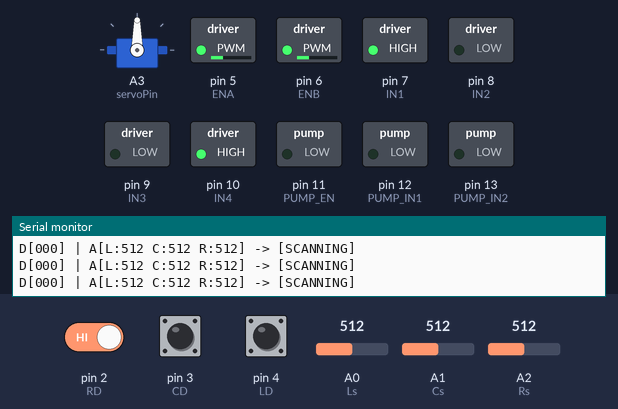
Bench run of a sketch on a simulated Arduino Uno, built with avr-gcc and run on an emulated ATmega328P. Parts: servo, switched loads named in the sketch (green lamp = pin HIGH), the last lines printed to the serial monitor. Dashed ring = blinking. The inputs (shaded band) are chosen by the test bench; at power-on: A0 (Ls) = 512, pin 2 (RD) HIGH, A2 (Rs) = 512, pin 3 (CD) HIGH, pin 4 (LD) HIGH, A1 (Cs) = 512.

Above: at 2.2 s.
2.3 s: A0 (Ls) set to 108
5.3 s: A0 (Ls) set to 91
At 6.8 s:
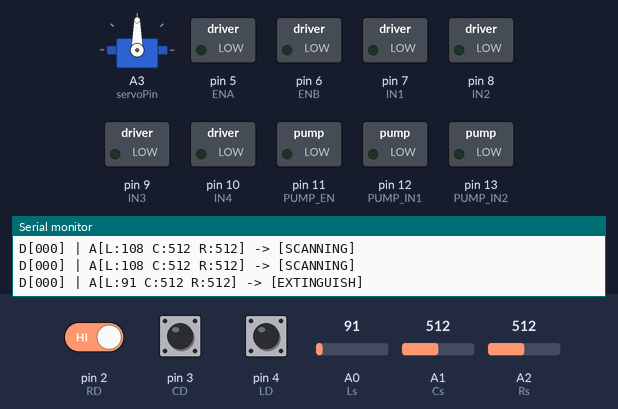
8.3 s: A0 (Ls) set to 110
At 8.9 s:
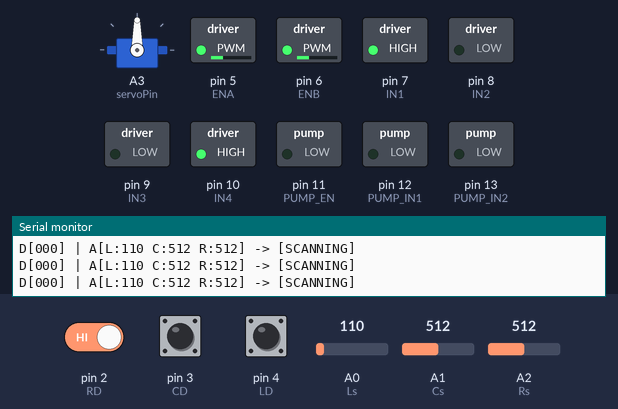
11.3 s: pin 2 (RD) driven LOW
At 12.0 s:
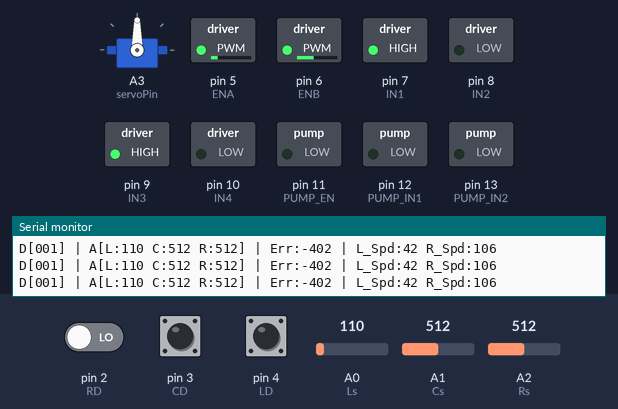
12.9 s: A2 (Rs) set to 716
At 13.4 s:
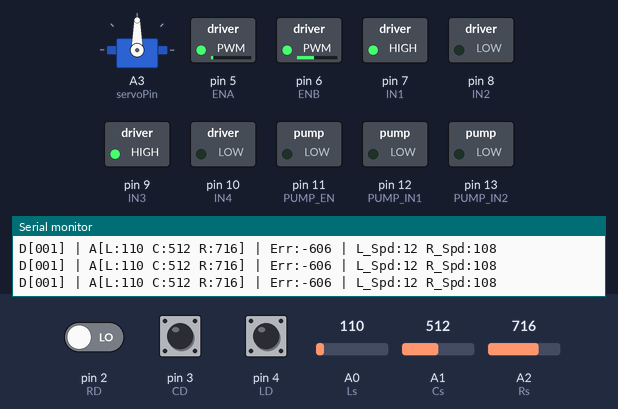
14.5 s: A2 (Rs) set to 900
At 16.1 s:
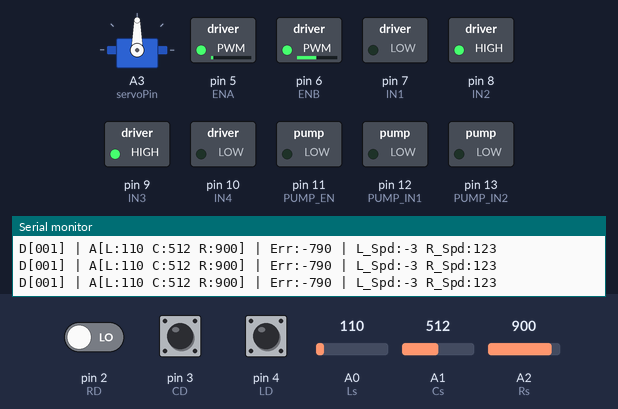
Timing chart, 0 to 17.1 s (numbered marks = the images above; inputs shaded):
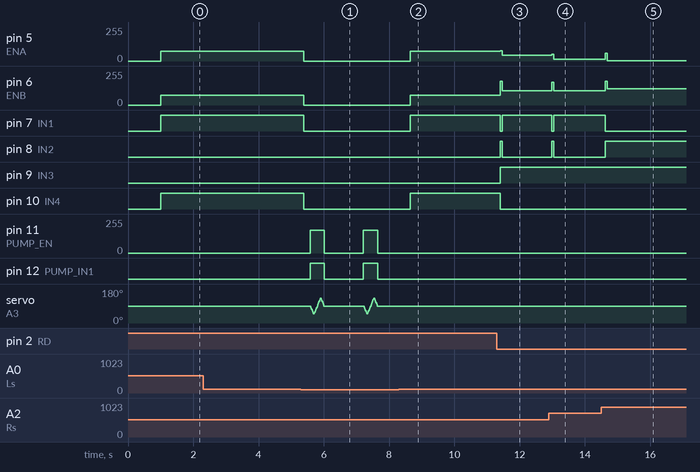

The sketch:

fire_fighting_robot.ino
```cpp
#include <Servo.h>

// ================= PINS =================

// Flame Sensors - ANALOG (For Precision Tracking & Distance)
const int Ls = A0;
const int Cs = A1;
const int Rs = A2;

// Flame Sensors - DIGITAL (For Hardware Noise-Filtering)
const int LD = 4;
const int CD = 3;
const int RD = 2;

// Drive Motors (L298N #1)
const int ENA = 5;
const int ENB = 6;
const int IN1 = 7;
const int IN2 = 8;
const int IN3 = 9;
const int IN4 = 10;

// Water Pump (L298N #2)
const int PUMP_EN  = 11;
const int PUMP_IN1 = 12;
const int PUMP_IN2 = 13;

// Servo Motor
const int servoPin = A3;
Servo waterTurret;

// ================= SETTINGS =================


int stopThreshold = 100;

// Speeds
int baseSpeed = 100;
int scanSpeed = 75;
int maxSpeed  = 180;

// True PID Tuning
float Kp = 0.08;
float Kd = 0.30;
int lastError = 0;

// ================= SETUP =================

void setup() {
  Serial.begin(9600);

  // Digital Sensor Pins (Inputs)
  pinMode(LD, INPUT);
  pinMode(CD, INPUT);
  pinMode(RD, INPUT);

  // Drive Pins
  pinMode(ENA, OUTPUT); pinMode(ENB, OUTPUT);
  pinMode(IN1, OUTPUT); pinMode(IN2, OUTPUT);
  pinMode(IN3, OUTPUT); pinMode(IN4, OUTPUT);

  // Pump Pins
  pinMode(PUMP_EN, OUTPUT);
  pinMode(PUMP_IN1, OUTPUT);
  pinMode(PUMP_IN2, OUTPUT);

  // Servo Setup
  waterTurret.attach(servoPin);
  waterTurret.write(90);

  stopMotors();
  stopPump();

  Serial.println("🔥 HYBRID SYSTEM ");
  delay(1000);
}

// ================= MAIN LOOP =================

void loop() {
  // Read Analog (For Steering & Distance)
  int aL = analogRead(Ls);
  int aC = analogRead(Cs);
  int aR = analogRead(Rs);

  // Read Digital (For Wake-up state). Most sensors go LOW (0) when fire is seen.
  bool fireL = (digitalRead(LD) == LOW);
  bool fireC = (digitalRead(CD) == LOW);
  bool fireR = (digitalRead(RD) == LOW);

  // Does ANY digital sensor see a fire?
  bool fireDetected = (fireL || fireC || fireR);

  // Debug stream
  Serial.print("D["); Serial.print(fireL); Serial.print(fireC); Serial.print(fireR); Serial.print("] | ");
  Serial.print("A[L:"); Serial.print(aL); Serial.print(" C:"); Serial.print(aC); Serial.print(" R:"); Serial.print(aR); Serial.print("]");

  // ================= 1. EXTINGUISH MODE =================
  // We still use Analog here because we need to know if the fire is point-blank
  if (aL < stopThreshold || aC < stopThreshold || aR < stopThreshold) {
    Serial.println(" -> [EXTINGUISH]");
    stopMotors();
    delay(200);

    startPump(200);

    // High-Speed Sweep
    for (int angle = 90; angle >= 50; angle -= 4) { waterTurret.write(angle); delay(10); }
    for (int angle = 50; angle <= 130; angle += 4) { waterTurret.write(angle); delay(10); }
    for (int angle = 130; angle >= 90; angle -= 4) { waterTurret.write(angle); delay(10); }

    stopPump();
    delay(1000);
    return;
  }

  // ================= 2. SCAN MODE =================
  // If the hardware digital pins say "No Fire", ignore the analog noise and just spin!
  if (!fireDetected) {
    Serial.println(" -> [SCANNING]");
    setMotor(scanSpeed, -scanSpeed);
    lastError = 0;
    return;
  }

  // ================= 3. PID TRACKING =================
  // The digital pins woke us up. Now we use the Analog math to steer smoothly.
  int error = aL - aR;

  int derivative = error - lastError;
  int correction = (Kp * error) + (Kd * derivative);
  lastError = error;

  int speedDrop = abs(error) / 15;
  int currentBase = constrain(baseSpeed - speedDrop, 60, baseSpeed);

  int leftSpeed  = currentBase + correction;
  int rightSpeed = currentBase - correction;

  leftSpeed  = constrain(leftSpeed, -maxSpeed, maxSpeed);
  rightSpeed = constrain(rightSpeed, -maxSpeed, maxSpeed);

  Serial.print(" | Err:"); Serial.print(error);
  Serial.print(" | L_Spd:"); Serial.print(leftSpeed);
  Serial.print(" R_Spd:");   Serial.println(rightSpeed);

  setMotor(leftSpeed, rightSpeed);
}

// ================= MOTOR CONTROL =================
void setMotor(int left, int right) {
  if (left >= 0) {
    digitalWrite(IN1, HIGH); digitalWrite(IN2, LOW); analogWrite(ENA, left);
  } else {
    digitalWrite(IN1, LOW); digitalWrite(IN2, HIGH); analogWrite(ENA, -left);
  }
  if (right >= 0) {
    digitalWrite(IN3, HIGH); digitalWrite(IN4, LOW); analogWrite(ENB, right);
  } else {
    digitalWrite(IN3, LOW); digitalWrite(IN4, HIGH); analogWrite(ENB, -right);
  }
}

void stopMotors() {
  analogWrite(ENA, 0); analogWrite(ENB, 0);
  digitalWrite(IN1, LOW); digitalWrite(IN2, LOW);
  digitalWrite(IN3, LOW); digitalWrite(IN4, LOW);
}

// ================= PUMP CONTROL =================
void startPump(int pressure) {
  digitalWrite(PUMP_IN1, HIGH);
  digitalWrite(PUMP_IN2, LOW);
  pressure = constrain(pressure, 0, 170);
  analogWrite(PUMP_EN, pressure);
}

void stopPump() {
  digitalWrite(PUMP_IN1, LOW);
  digitalWrite(PUMP_IN2, LOW);
  analogWrite(PUMP_EN, 0);
}
```

Measured:
- the behaviour switches between 100 and 99 on A0 (Ls) (found by bisection; images 0 and 1)
- after the input at 5.3 s, pin 5 (ENA), pin 6 (ENB): 75/255 → 0/255 after 0.08 s
- after the input at 8.3 s, pin 5 (ENA), pin 6 (ENB): 0/255 → 75/255 after 0.35 s; pin 7 (IN1), pin 10 (IN4): LOW → HIGH after 0.35 s; pin 11 (PUMP_EN): stops changing and stays 0/255; pin 12 (PUMP_IN1): stops changing and stays LOW; servo on A3 (servoPin): stops changing and stays 90°
- after the input at 11.3 s, pin 5 (ENA): 75/255 → 78/255 after 0.11 s, → 42/255 0.07 s later; pin 6 (ENB): 75/255 → 180/255 after 0.11 s, → 106/255 0.07 s later; pin 7 (IN1): HIGH → LOW after 0.11 s, → HIGH 0.07 s later; pin 8 (IN2): LOW → HIGH after 0.11 s, → LOW 0.07 s later; pin 9 (IN3): LOW → HIGH after 0.11 s
- after the input at 12.9 s, pin 5 (ENA): 42/255 → 49/255 after 0.08 s, → 12/255 0.07 s later; pin 6 (ENB): 106/255 → 169/255 after 0.08 s, → 108/255 0.07 s later; pin 7 (IN1): HIGH → LOW after 0.08 s, → HIGH 0.07 s later; pin 8 (IN2): LOW → HIGH after 0.08 s, → LOW 0.07 s later
- after the input at 14.5 s, pin 5 (ENA): 12/255 → 58/255 after 0.12 s, → 3/255 0.07 s later; pin 6 (ENB): 108/255 → 178/255 after 0.12 s, → 123/255 0.07 s later; pin 7 (IN1): HIGH → LOW after 0.12 s; pin 8 (IN2): LOW → HIGH after 0.12 s
